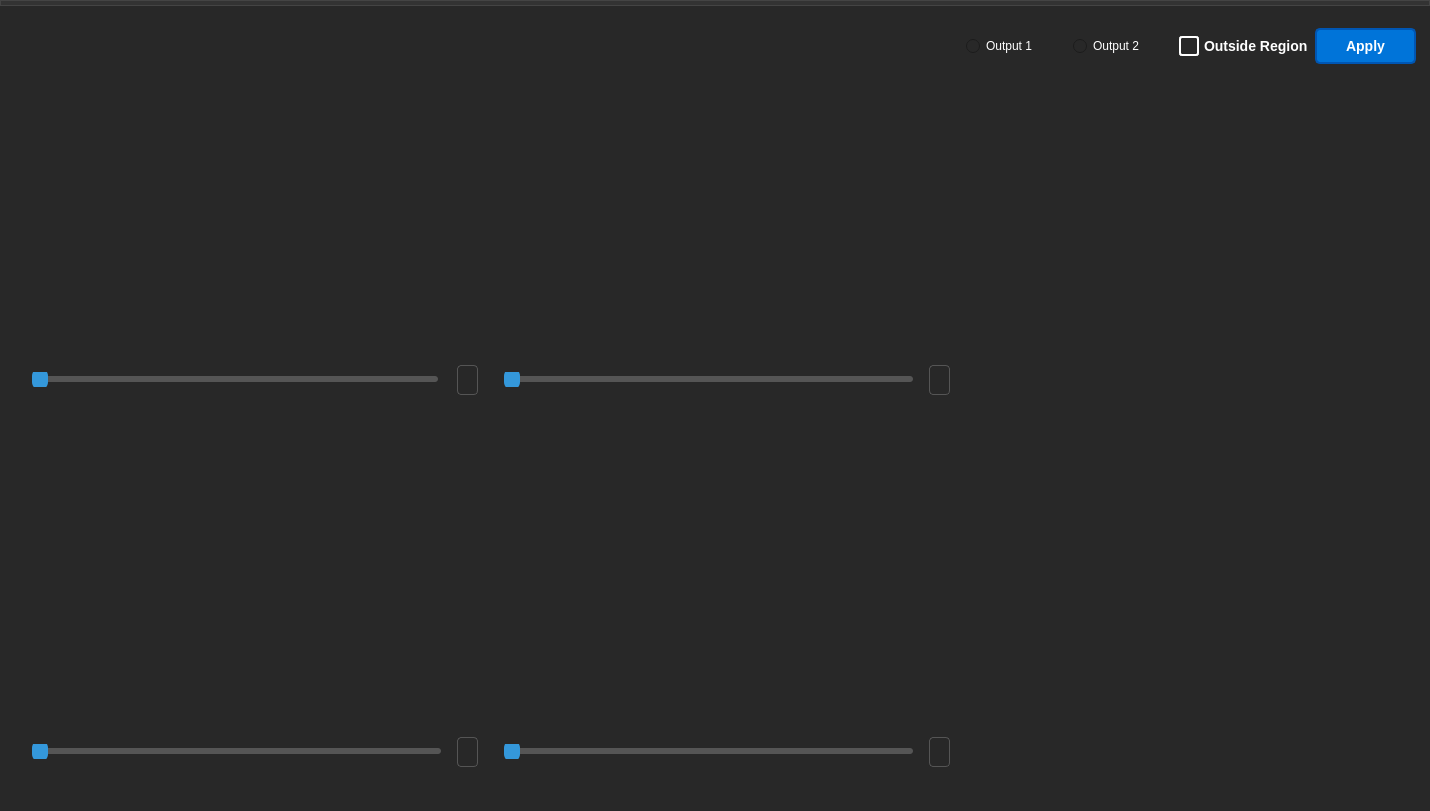
<?xml version="1.0" encoding="UTF-8"?>
<ui version="4.0">
 <class>MainWindow</class>
 <widget class="QMainWindow" name="MainWindow">
  <property name="geometry">
   <rect>
    <x>0</x>
    <y>0</y>
    <width>1430</width>
    <height>811</height>
   </rect>
  </property>
  <property name="windowTitle">
   <string>MainWindow</string>
  </property>
  <property name="styleSheet">
   <string notr="true">/* Application Background */
QWidget {
    background-color: #282828; /* Dark Gray */
    color: #FFFFFF; /* White text */
}

/* Main Window */
QMainWindow {
    background-color: #282828; /* Dark Gray */
    color: #FFFFFF; /* White text */
}



/* Menu Items */
QMenu {
    background-color: #1F1F1F; /* Slightly Darker Gray */
    color: #FFFFFF; /* White text */
}

/* Menu Item Hover */
QMenu::item:selected {
    background-color: #444444; /* Dark Gray on hover */
}

/* Toolbars */
QToolBar {
    background-color: #1F1F1F; /* Slightly Darker Gray */
    color: #FFFFFF; /* White text */
}

/* Push Buttons */
QPushButton {
    background-color: #0074D9; /* Dark Blue */
    color: #FFFFFF; /* White text */
    border: 2px solid #0056B3; /* Darker Blue border */
    border-radius: 5px; /* Rounded corners */
    padding: 8px 16px; /* Padding around text */
    font-size: 14px; /* Font size */
    font-weight: bold; /* Bold text */
}

/* Push Button Hover */
QPushButton:hover {
    background-color: #0056B3; /* Darker Blue on hover */
}

/* Push Button Pressed */
QPushButton:pressed {
    background-color: #003E7D; /* Even darker blue when pressed */
}

/* Push Button Disabled */
QPushButton:disabled {
    background-color: #DDDDDD; /* Light gray for disabled */
    color: #999999; /* Dimmed text */
    border: 2px solid #CCCCCC; /* Slightly darker border for disabled */
}

/* LineEdits, TextEdits */
QLineEdit, QTextEdit {
    background-color: #1F1F1F; /* Slightly Darker Gray */
    color: #FFFFFF; /* White text */
    border: 2px solid #444444; /* Dark Gray border */
    border-radius: 5px; /* Rounded corners */
    padding: 5px; /* Padding around text */
    font-size: 20px;
}

/* LineEdit and TextEdit Focus */
QLineEdit:focus, QTextEdit:focus {
    border-color: #77A1D3; /* Light Blue border when focused */
}

/* ScrollBars */
QScrollBar:vertical {
    background-color: #1F1F1F; /* Slightly Darker Gray */
    width: 10px; /* Scroll bar width */
    border-radius: 5px; /* Rounded corners */
}

QScrollBar::handle:vertical {
    background-color: #444444; /* Dark Gray scroll bar handle */
}

QScrollBar::add-line:vertical, QScrollBar::sub-line:vertical {
    border: none;
    background: none;
}

/* Labels */
/* QLabel with Background Color */
QLabel#coloredLabel {
    background-color: #FF5733; /* Orange background */
    color: #FFFFFF; /* White text */
    padding: 5px; /* Padding around text */
    border-radius: 4px; /* Rounded corners */
}

/* QLabel with Border */
QLabel#borderedLabel {
    border: 2px solid #3498DB; /* Border with a blue color */
    padding: 5px; /* Padding around text */
    border-radius: 4px; /* Rounded corners */
}

/* QLabel with Custom Font */
QLabel#customFontLabel {
    font-family: &quot;Arial&quot;; /* Custom font family */
    font-size: 18px; /* Custom font size */
    font-weight: bold; /* Bold text */
}

/* QLabel with Text Shadow */
QLabel#shadowLabel {
    text-shadow: 2px 2px 4px #333333; /* Text shadow with offset and color */
}

/* QLabel with Underline */
QLabel#underlinedLabel {
    text-decoration: underline; /* Underline text */
}

/* QLabel with Strike Through */
QLabel#strikeThroughLabel {
    text-decoration: line-through; /* Strike through text */
}

/* QLabel with Text Alignment */
QLabel#centeredLabel {
    text-align: center; /* Center-align text */
}

/* QLabel with Text Color Gradient */
QLabel#gradientLabel {
    background: linear-gradient(to right, #3498DB, #FF5733); /* Text color gradient */
    -webkit-background-clip: text; /* Apply gradient to text */
    color: transparent; /* Hide text color */
}











/* Better QLabel Visualization */
QLabel {
    font-size: 16px; /* Adjust font size for better readability */
    padding: 5px; /* Add padding for better spacing */
    background-color: #282828; /* Dark Gray background */
    color: #FFFFFF; /* White text for contrast */
    border: 1px solid #555555; /* Subtle border */
    border-radius: 4px; /* Rounded corners */
}

/* QLabel with Hover Effect */
QLabel:hover {
    background-color: #333333; /* Slightly darker gray on hover */
}

/* QLabel with Custom Background Color */
QLabel#customColorLabel {
    background-color: #3498DB; /* Blue background for specific label */
    color: #FFFFFF; /* White text for contrast */
}

/* QLabel with Text Shadow */
QLabel#shadowLabel {
    text-shadow: 1px 1px 2px #000000; /* Light text shadow */
}

/* QLabel with Bold Text */
QLabel#boldTextLabel {
    font-weight: bold; /* Bold text */
}

/* QLabel with Italics */
QLabel#italicLabel {
    font-style: italic; /* Italics */
}

/* QLabel with Underline */
QLabel#underlinedLabel {
    text-decoration: underline; /* Underline text */
}

/* QLabel with Strike Through */
QLabel#strikeThroughLabel {
    text-decoration: line-through; /* Strike through text */
}










/* Slider Stylesheet */
QSlider {
    background: transparent; /* Transparent background */
    border: none; /* No border */
}

/* Slider Groove (Track) */
QSlider::groove:horizontal {
    background: #555555; /* Gray track background */
    height: 6px; /* Height of the track */
    border-radius: 3px; /* Rounded corners */
}

/* Slider Handle */
QSlider::handle:horizontal {
    background: #3498DB; /* Blue handle background */
    width: 16px; /* Width of the handle */
    margin: -8px 0; /* Center the handle vertically */
    border-radius: 8px; /* Round handle corners */
}

/* Slider Handle Hovered State */
QSlider::handle:horizontal:hover {
    background: #2581C0; /* Darker blue on hover */
}

/* Slider Handle Pressed State */
QSlider::handle:horizontal:pressed {
    background: #1B6CAB; /* Even darker blue when pressed */
}















/* Checkbox Stylesheet for Dark Background (Enhanced) */
QCheckBox {
    background: transparent; /* Transparent background */
    spacing: 5px; /* Spacing between the checkbox and text */
    font-size: 14px; /* Font size */
    font-weight: bold; /* Bold text */
    color: #FFFFFF; /* White text for contrast */
}

/* Checkbox Indicator (Unchecked) */
QCheckBox::indicator {
    width: 16px; /* Width of the indicator */
    height: 16px; /* Height of the indicator */
    border: 2px solid #FFFFFF; /* White border for contrast */
    border-radius: 3px; /* Rounded indicator */
}

/* Checkbox Indicator (Checked) */
QCheckBox::indicator:checked {
    background: #3498DB; /* Blue background when checked */
    border: 2px solid #FFFFFF; /* White border when checked */
}

/* Checkbox Indicator (Hovered) */
QCheckBox::indicator:hover {
    border: 2px solid #FFFFFF; /* White border on hover for contrast */
}

/* Checkbox Text (Unchecked) */
QCheckBox::indicator:unchecked {
    background: transparent; /* Transparent background for unchecked */
    border-radius: 3px; /* Rounded indicator */
}

/* Checkbox Text (Checked) */
QCheckBox::indicator:checked:hover {
    border: 2px solid #FFFFFF; /* White border on hover when checked */
}

/* Checkbox Text (Hovered) */
QCheckBox::indicator:unchecked:hover {
    border: 2px solid #FFFFFF; /* White border on hover for unchecked */
}

/* Checkbox Text (Disabled) */
QCheckBox:disabled {
    color: #888888; /* Dimmed text for disabled */
}

/* Checkbox Indicator (Disabled) */
QCheckBox::indicator:unchecked:disabled {
    background: transparent; /* Transparent background for unchecked when disabled */
    border: 2px solid #777777; /* Slightly darker gray border for unchecked when disabled */
}

QCheckBox::indicator:checked:disabled {
    background: #999999; /* Light gray background when checked and disabled */
}













/* QGraphicsView Stylesheet */
QGraphicsView {
    background-color: #333333; /* Dark background color */
    border: 1px solid #555555; /* Border for the QGraphicsView */
    border-radius: 4px; /* Rounded corners */
}

/* Scroll Bars */
QScrollBar:horizontal, QScrollBar:vertical {
    background-color: #555555; /* Scroll bar background color */
    border-radius: 4px; /* Rounded corners for the scroll bars */
}

QScrollBar::handle:horizontal, QScrollBar::handle:vertical {
    background-color: #888888; /* Scroll bar handle color */
    border-radius: 4px; /* Rounded handle */
}

QScrollBar::handle:horizontal:hover, QScrollBar::handle:vertical:hover {
    background-color: #AAAAAA; /* Hover effect on the handle */
}

QScrollBar::sub-line, QScrollBar::add-line {
    background: none; /* No background for arrow buttons */
}

QScrollBar::add-line:vertical {
    height: 0px; /* Hide vertical scroll bar's bottom arrow button */
}

QScrollBar::sub-line:vertical {
    height: 0px; /* Hide vertical scroll bar's top arrow button */
}

QScrollBar::add-line:horizontal {
    width: 0px; /* Hide horizontal scroll bar's right arrow button */
}

QScrollBar::sub-line:horizontal {
    width: 0px; /* Hide horizontal scroll bar's left arrow button */
}













/* QTextEdit Stylesheet (Improved) */
QTextEdit {
    background-color: #282828; /* Dark background */
    border: 1px solid #444444; /* Dark gray border */
    border-radius: 4px; /* Rounded corners */
    font-size: 4px; /* Font size */
    color: #FFFFFF; /* White text color */
    padding: 5px; /* Padding around the text */
}

/* QTextEdit Focus State */
QTextEdit:focus {
    border-color: #3498DB; /* Blue border when focused */
}

/* QTextEdit Scroll Bars */
QTextEdit QScrollBar:vertical {
    background-color: #282828; /* Dark background for vertical scrollbar */
    width: 12px; /* Scroll bar width */
    margin: 0px; /* No margin for scrollbar */
}

QTextEdit QScrollBar::handle:vertical {
    background-color: #555555; /* Gray scrollbar handle */
    border-radius: 6px; /* Rounded scrollbar handle */
}

QTextEdit QScrollBar::add-line:vertical,
QTextEdit QScrollBar::sub-line:vertical {
    background: none; /* No background for arrow buttons */
}

QTextEdit QScrollBar::add-page:vertical,
QTextEdit QScrollBar::sub-page:vertical {
    background: none; /* No background for page buttons */
}


/* Custom Styles for Signal Viewer Components */
/* Add your custom styles for specific components here */












/* QMenuBar Stylesheet for Dark Theme */
QMenuBar {
    background-color: #333333; /* Dark background color */
    color: #FFFFFF; /* Text color */
    padding: 2px; /* Add some padding to the menu bar */
    border: 1px solid #444444; /* Dark gray border */
}

/* QMenuBar Item Styles */
QMenuBar::item {
    background-color: transparent; /* Transparent background for items */
    padding: 6px 12px; /* Padding for items */
    border-radius: 4px; /* Rounded corners for items */
}

/* QMenuBar Item Hover State */
QMenuBar::item:hover {
    background-color: #555555; /* Slightly darker background on hover */
}

/* QMenuBar Item Pressed State */
QMenuBar::item:pressed {
    background-color: #1B6CAB; /* Darker blue background when pressed */
    color: #FFFFFF; /* White text color when pressed */
}

/* QMenuBar Submenu Arrow */
QMenuBar::item:open:menu {
    subcontrol-origin: padding;
    subcontrol-position: right;
    padding-right: 8px; /* Spacing for submenu arrow */
    border-top-right-radius: 4px; /* Rounded corner for the right side */
    border-bottom-right-radius: 4px; /* Rounded corner for the right side */
}

/* QMenuBar Submenu Styles */
QMenu {
    background-color: #333333; /* Dark background for submenu */
    border: 1px solid #444444; /* Dark gray border for submenu */
}

/* QMenuBar Submenu Item Styles */
QMenu::item {
    background-color: transparent; /* Transparent background for submenu items */
    padding: 6px 18px; /* Padding for submenu items */
}

/* QMenuBar Submenu Item Hover State */
QMenu::item:hover {
    background-color: #555555; /* Slightly darker background on hover for submenu items */
}




/* QMenuBar Stylesheet with Enhanced Text */
QMenuBar {
    background-color: #333333; /* Dark background color */
    color: #FFFFFF; /* Text color */
    padding: 2px; /* Add some padding to the menu bar */
    border: 1px solid #444444; /* Dark gray border */
    font-size: 16px; /* Font size for menu bar items */
    font-weight: bold; /* Bold text for menu bar items */
}

/* QMenuBar Item Styles */
QMenuBar::item {
    background-color: transparent; /* Transparent background for items */
    padding: 6px 12px; /* Padding for items */
    border-radius: 4px; /* Rounded corners for items */
}

/* QMenuBar Item Hover State */
QMenuBar::item:hover {
    background-color: #555555; /* Slightly darker background on hover */
}

/* QMenuBar Item Pressed State */
QMenuBar::item:pressed {
    background-color: #1B6CAB; /* Darker blue background when pressed */
    color: #FFFFFF; /* White text color when pressed */
}

/* QMenuBar Submenu Arrow */
QMenuBar::item:open:menu {
    subcontrol-origin: padding;
    subcontrol-position: right;
    padding-right: 8px; /* Spacing for submenu arrow */
    border-top-right-radius: 4px; /* Rounded corner for the right side */
    border-bottom-right-radius: 4px; /* Rounded corner for the right side */
}

/* QMenuBar Submenu Styles */
QMenu {
    background-color: #333333; /* Dark background for submenu */
    border: 1px solid #444444; /* Dark gray border for submenu */
}

/* QMenuBar Submenu Item Styles */
QMenu::item {
    background-color: transparent; /* Transparent background for submenu items */
    padding: 6px 18px; /* Padding for submenu items */
}

/* QMenuBar Submenu Item Hover State */
QMenu::item:hover {
    background-color: #555555; /* Slightly darker background on hover for submenu items */
}



/* ComboBox Stylesheet */
QComboBox {
    background-color: #1F1F1F; /* Slightly Darker Gray */
    color: #FFFFFF; /* White text */
    border: 2px solid #444444; /* Dark Gray border */
    border-radius: 5px; /* Rounded corners */
    padding: 5px; /* Padding around text */
    min-width: 6em; /* Minimum width of the combo box */
}

/* ComboBox Arrow */
QComboBox::drop-down {
    subcontrol-origin: padding;
    subcontrol-position: center right;
    width: 15px; /* Adjust the width of the arrow */
    border-left-width: 0px; /* No border on the left side of the arrow */
    border-top-right-radius: 5px; /* Rounded top-right corner for arrow background */
    border-bottom-right-radius: 5px; /* Rounded bottom-right corner for arrow background */
    background-color: #444444; /* Dark Gray for the arrow background */
}

/* ComboBox Items */
QComboBox QAbstractItemView {
    background-color: #1F1F1F; /* Slightly Darker Gray */
    color: #FFFFFF; /* White text */
    selection-background-color: #444444; /* Dark Gray on item selection */
}

/* ComboBox Hovered State */
QComboBox QAbstractItemView::item:hover {
    background-color: #444444; /* Dark Gray on item hover */
}

/* ComboBox Focus State */
QComboBox:focus {
    border-color: #77A1D3; /* Light Blue border when focused */
}
</string>
  </property>
  <widget class="QWidget" name="centralwidget">
   <layout class="QGridLayout" name="gridLayout">
    <item row="0" column="0">
     <layout class="QVBoxLayout" name="verticalLayout_7">
      <item>
       <spacer name="verticalSpacer_4">
        <property name="orientation">
         <enum>Qt::Vertical</enum>
        </property>
        <property name="sizeType">
         <enum>QSizePolicy::Fixed</enum>
        </property>
        <property name="sizeHint" stdset="0">
         <size>
          <width>20</width>
          <height>13</height>
         </size>
        </property>
       </spacer>
      </item>
      <item>
       <layout class="QHBoxLayout" name="horizontalLayout_8">
        <item>
         <spacer name="horizontalSpacer_2">
          <property name="orientation">
           <enum>Qt::Horizontal</enum>
          </property>
          <property name="sizeType">
           <enum>QSizePolicy::Fixed</enum>
          </property>
          <property name="sizeHint" stdset="0">
           <size>
            <width>13</width>
            <height>20</height>
           </size>
          </property>
         </spacer>
        </item>
        <item>
         <layout class="QVBoxLayout" name="verticalLayout_5">
          <item>
           <layout class="QHBoxLayout" name="horizontalLayout_6">
            <item>
             <layout class="QVBoxLayout" name="verticalLayout">
              <item>
               <widget class="ImageOutport" name="Image1" native="true">
                <property name="sizePolicy">
                 <sizepolicy hsizetype="Expanding" vsizetype="Expanding">
                  <horstretch>0</horstretch>
                  <verstretch>0</verstretch>
                 </sizepolicy>
                </property>
                <property name="styleSheet">
                 <string notr="true"/>
                </property>
               </widget>
              </item>
              <item>
               <layout class="QHBoxLayout" name="horizontalLayout">
                <item>
                 <spacer name="horizontalSpacer_7">
                  <property name="orientation">
                   <enum>Qt::Horizontal</enum>
                  </property>
                  <property name="sizeType">
                   <enum>QSizePolicy::Fixed</enum>
                  </property>
                  <property name="sizeHint" stdset="0">
                   <size>
                    <width>10</width>
                    <height>20</height>
                   </size>
                  </property>
                 </spacer>
                </item>
                <item>
                 <widget class="QSlider" name="SliderImage1">
                  <property name="sizePolicy">
                   <sizepolicy hsizetype="Expanding" vsizetype="Fixed">
                    <horstretch>0</horstretch>
                    <verstretch>0</verstretch>
                   </sizepolicy>
                  </property>
                  <property name="maximum">
                   <number>10</number>
                  </property>
                  <property name="orientation">
                   <enum>Qt::Horizontal</enum>
                  </property>
                 </widget>
                </item>
                <item>
                 <spacer name="horizontalSpacer_3">
                  <property name="orientation">
                   <enum>Qt::Horizontal</enum>
                  </property>
                  <property name="sizeType">
                   <enum>QSizePolicy::Fixed</enum>
                  </property>
                  <property name="sizeHint" stdset="0">
                   <size>
                    <width>13</width>
                    <height>20</height>
                   </size>
                  </property>
                 </spacer>
                </item>
                <item>
                 <widget class="QLabel" name="LabelImage1">
                  <property name="sizePolicy">
                   <sizepolicy hsizetype="Fixed" vsizetype="Fixed">
                    <horstretch>0</horstretch>
                    <verstretch>0</verstretch>
                   </sizepolicy>
                  </property>
                  <property name="text">
                   <string/>
                  </property>
                 </widget>
                </item>
                <item>
                 <spacer name="horizontalSpacer_8">
                  <property name="orientation">
                   <enum>Qt::Horizontal</enum>
                  </property>
                  <property name="sizeType">
                   <enum>QSizePolicy::Fixed</enum>
                  </property>
                  <property name="sizeHint" stdset="0">
                   <size>
                    <width>10</width>
                    <height>20</height>
                   </size>
                  </property>
                 </spacer>
                </item>
               </layout>
              </item>
             </layout>
            </item>
            <item>
             <layout class="QVBoxLayout" name="verticalLayout_2">
              <item>
               <widget class="ImageOutport" name="Image2" native="true">
                <property name="sizePolicy">
                 <sizepolicy hsizetype="Expanding" vsizetype="Expanding">
                  <horstretch>0</horstretch>
                  <verstretch>0</verstretch>
                 </sizepolicy>
                </property>
                <property name="styleSheet">
                 <string notr="true"/>
                </property>
               </widget>
              </item>
              <item>
               <layout class="QHBoxLayout" name="horizontalLayout_2">
                <item>
                 <spacer name="horizontalSpacer_9">
                  <property name="orientation">
                   <enum>Qt::Horizontal</enum>
                  </property>
                  <property name="sizeType">
                   <enum>QSizePolicy::Fixed</enum>
                  </property>
                  <property name="sizeHint" stdset="0">
                   <size>
                    <width>10</width>
                    <height>20</height>
                   </size>
                  </property>
                 </spacer>
                </item>
                <item>
                 <widget class="QSlider" name="SliderImage2">
                  <property name="sizePolicy">
                   <sizepolicy hsizetype="Expanding" vsizetype="Fixed">
                    <horstretch>0</horstretch>
                    <verstretch>0</verstretch>
                   </sizepolicy>
                  </property>
                  <property name="maximum">
                   <number>10</number>
                  </property>
                  <property name="orientation">
                   <enum>Qt::Horizontal</enum>
                  </property>
                 </widget>
                </item>
                <item>
                 <spacer name="horizontalSpacer_4">
                  <property name="orientation">
                   <enum>Qt::Horizontal</enum>
                  </property>
                  <property name="sizeType">
                   <enum>QSizePolicy::Fixed</enum>
                  </property>
                  <property name="sizeHint" stdset="0">
                   <size>
                    <width>10</width>
                    <height>20</height>
                   </size>
                  </property>
                 </spacer>
                </item>
                <item>
                 <widget class="QLabel" name="LabelImage2">
                  <property name="sizePolicy">
                   <sizepolicy hsizetype="Fixed" vsizetype="Fixed">
                    <horstretch>0</horstretch>
                    <verstretch>0</verstretch>
                   </sizepolicy>
                  </property>
                  <property name="text">
                   <string/>
                  </property>
                 </widget>
                </item>
                <item>
                 <spacer name="horizontalSpacer_10">
                  <property name="orientation">
                   <enum>Qt::Horizontal</enum>
                  </property>
                  <property name="sizeType">
                   <enum>QSizePolicy::Fixed</enum>
                  </property>
                  <property name="sizeHint" stdset="0">
                   <size>
                    <width>10</width>
                    <height>20</height>
                   </size>
                  </property>
                 </spacer>
                </item>
               </layout>
              </item>
             </layout>
            </item>
           </layout>
          </item>
          <item>
           <layout class="QHBoxLayout" name="horizontalLayout_5">
            <item>
             <layout class="QVBoxLayout" name="verticalLayout_4">
              <item>
               <widget class="ImageOutport" name="Image3" native="true">
                <property name="sizePolicy">
                 <sizepolicy hsizetype="Expanding" vsizetype="Expanding">
                  <horstretch>0</horstretch>
                  <verstretch>0</verstretch>
                 </sizepolicy>
                </property>
                <property name="styleSheet">
                 <string notr="true"/>
                </property>
               </widget>
              </item>
              <item>
               <layout class="QHBoxLayout" name="horizontalLayout_4">
                <item>
                 <spacer name="horizontalSpacer_11">
                  <property name="orientation">
                   <enum>Qt::Horizontal</enum>
                  </property>
                  <property name="sizeType">
                   <enum>QSizePolicy::Fixed</enum>
                  </property>
                  <property name="sizeHint" stdset="0">
                   <size>
                    <width>10</width>
                    <height>20</height>
                   </size>
                  </property>
                 </spacer>
                </item>
                <item>
                 <widget class="QSlider" name="SliderImage3">
                  <property name="sizePolicy">
                   <sizepolicy hsizetype="Expanding" vsizetype="Fixed">
                    <horstretch>0</horstretch>
                    <verstretch>0</verstretch>
                   </sizepolicy>
                  </property>
                  <property name="maximum">
                   <number>10</number>
                  </property>
                  <property name="orientation">
                   <enum>Qt::Horizontal</enum>
                  </property>
                 </widget>
                </item>
                <item>
                 <spacer name="horizontalSpacer_6">
                  <property name="orientation">
                   <enum>Qt::Horizontal</enum>
                  </property>
                  <property name="sizeType">
                   <enum>QSizePolicy::Fixed</enum>
                  </property>
                  <property name="sizeHint" stdset="0">
                   <size>
                    <width>10</width>
                    <height>20</height>
                   </size>
                  </property>
                 </spacer>
                </item>
                <item>
                 <widget class="QLabel" name="LabelImage3">
                  <property name="sizePolicy">
                   <sizepolicy hsizetype="Fixed" vsizetype="Fixed">
                    <horstretch>0</horstretch>
                    <verstretch>0</verstretch>
                   </sizepolicy>
                  </property>
                  <property name="text">
                   <string/>
                  </property>
                 </widget>
                </item>
                <item>
                 <spacer name="horizontalSpacer_12">
                  <property name="orientation">
                   <enum>Qt::Horizontal</enum>
                  </property>
                  <property name="sizeType">
                   <enum>QSizePolicy::Fixed</enum>
                  </property>
                  <property name="sizeHint" stdset="0">
                   <size>
                    <width>10</width>
                    <height>20</height>
                   </size>
                  </property>
                 </spacer>
                </item>
               </layout>
              </item>
             </layout>
            </item>
            <item>
             <layout class="QVBoxLayout" name="verticalLayout_3">
              <item>
               <widget class="ImageOutport" name="Image4" native="true">
                <property name="sizePolicy">
                 <sizepolicy hsizetype="Expanding" vsizetype="Expanding">
                  <horstretch>0</horstretch>
                  <verstretch>0</verstretch>
                 </sizepolicy>
                </property>
                <property name="styleSheet">
                 <string notr="true"/>
                </property>
               </widget>
              </item>
              <item>
               <layout class="QHBoxLayout" name="horizontalLayout_3">
                <item>
                 <spacer name="horizontalSpacer_13">
                  <property name="orientation">
                   <enum>Qt::Horizontal</enum>
                  </property>
                  <property name="sizeType">
                   <enum>QSizePolicy::Fixed</enum>
                  </property>
                  <property name="sizeHint" stdset="0">
                   <size>
                    <width>10</width>
                    <height>20</height>
                   </size>
                  </property>
                 </spacer>
                </item>
                <item>
                 <widget class="QSlider" name="SliderImage4">
                  <property name="sizePolicy">
                   <sizepolicy hsizetype="Expanding" vsizetype="Fixed">
                    <horstretch>0</horstretch>
                    <verstretch>0</verstretch>
                   </sizepolicy>
                  </property>
                  <property name="maximum">
                   <number>10</number>
                  </property>
                  <property name="orientation">
                   <enum>Qt::Horizontal</enum>
                  </property>
                 </widget>
                </item>
                <item>
                 <spacer name="horizontalSpacer_5">
                  <property name="orientation">
                   <enum>Qt::Horizontal</enum>
                  </property>
                  <property name="sizeType">
                   <enum>QSizePolicy::Fixed</enum>
                  </property>
                  <property name="sizeHint" stdset="0">
                   <size>
                    <width>10</width>
                    <height>20</height>
                   </size>
                  </property>
                 </spacer>
                </item>
                <item>
                 <widget class="QLabel" name="LabelImage4">
                  <property name="sizePolicy">
                   <sizepolicy hsizetype="Fixed" vsizetype="Fixed">
                    <horstretch>0</horstretch>
                    <verstretch>0</verstretch>
                   </sizepolicy>
                  </property>
                  <property name="text">
                   <string/>
                  </property>
                 </widget>
                </item>
                <item>
                 <spacer name="horizontalSpacer_14">
                  <property name="orientation">
                   <enum>Qt::Horizontal</enum>
                  </property>
                  <property name="sizeType">
                   <enum>QSizePolicy::Fixed</enum>
                  </property>
                  <property name="sizeHint" stdset="0">
                   <size>
                    <width>10</width>
                    <height>20</height>
                   </size>
                  </property>
                 </spacer>
                </item>
               </layout>
              </item>
             </layout>
            </item>
           </layout>
          </item>
         </layout>
        </item>
        <item>
         <layout class="QVBoxLayout" name="verticalLayout_6">
          <item>
           <layout class="QHBoxLayout" name="horizontalLayout_7">
            <item>
             <widget class="QRadioButton" name="Output1Check">
              <property name="text">
               <string>Output 1</string>
              </property>
             </widget>
            </item>
            <item>
             <widget class="QRadioButton" name="Output2Check">
              <property name="text">
               <string>Output 2</string>
              </property>
             </widget>
            </item>
            <item>
             <widget class="QCheckBox" name="ROICheckbox">
              <property name="text">
               <string>Outside Region</string>
              </property>
             </widget>
            </item>
            <item>
             <widget class="QPushButton" name="ApplyButton">
              <property name="text">
               <string>Apply</string>
              </property>
             </widget>
            </item>
           </layout>
          </item>
          <item>
           <spacer name="verticalSpacer">
            <property name="orientation">
             <enum>Qt::Vertical</enum>
            </property>
            <property name="sizeType">
             <enum>QSizePolicy::Fixed</enum>
            </property>
            <property name="sizeHint" stdset="0">
             <size>
              <width>20</width>
              <height>13</height>
             </size>
            </property>
           </spacer>
          </item>
          <item>
           <widget class="ImageOutport" name="Output1" native="true">
            <property name="sizePolicy">
             <sizepolicy hsizetype="Expanding" vsizetype="Expanding">
              <horstretch>0</horstretch>
              <verstretch>0</verstretch>
             </sizepolicy>
            </property>
            <property name="maximumSize">
             <size>
              <width>450</width>
              <height>16777215</height>
             </size>
            </property>
           </widget>
          </item>
          <item>
           <spacer name="verticalSpacer_2">
            <property name="orientation">
             <enum>Qt::Vertical</enum>
            </property>
            <property name="sizeType">
             <enum>QSizePolicy::Fixed</enum>
            </property>
            <property name="sizeHint" stdset="0">
             <size>
              <width>20</width>
              <height>18</height>
             </size>
            </property>
           </spacer>
          </item>
          <item>
           <widget class="ImageOutport" name="Output2" native="true">
            <property name="sizePolicy">
             <sizepolicy hsizetype="Expanding" vsizetype="Expanding">
              <horstretch>0</horstretch>
              <verstretch>0</verstretch>
             </sizepolicy>
            </property>
            <property name="maximumSize">
             <size>
              <width>450</width>
              <height>16777215</height>
             </size>
            </property>
           </widget>
          </item>
          <item>
           <spacer name="verticalSpacer_3">
            <property name="orientation">
             <enum>Qt::Vertical</enum>
            </property>
            <property name="sizeType">
             <enum>QSizePolicy::Fixed</enum>
            </property>
            <property name="sizeHint" stdset="0">
             <size>
              <width>20</width>
              <height>38</height>
             </size>
            </property>
           </spacer>
          </item>
         </layout>
        </item>
        <item>
         <spacer name="horizontalSpacer">
          <property name="orientation">
           <enum>Qt::Horizontal</enum>
          </property>
          <property name="sizeType">
           <enum>QSizePolicy::Fixed</enum>
          </property>
          <property name="sizeHint" stdset="0">
           <size>
            <width>5</width>
            <height>20</height>
           </size>
          </property>
         </spacer>
        </item>
       </layout>
      </item>
      <item>
       <spacer name="verticalSpacer_5">
        <property name="orientation">
         <enum>Qt::Vertical</enum>
        </property>
        <property name="sizeType">
         <enum>QSizePolicy::Fixed</enum>
        </property>
        <property name="sizeHint" stdset="0">
         <size>
          <width>20</width>
          <height>13</height>
         </size>
        </property>
       </spacer>
      </item>
     </layout>
    </item>
   </layout>
  </widget>
  <widget class="QMenuBar" name="menubar">
   <property name="geometry">
    <rect>
     <x>0</x>
     <y>0</y>
     <width>1430</width>
     <height>40</height>
    </rect>
   </property>
  </widget>
  <widget class="QStatusBar" name="statusbar"/>
 </widget>
 <customwidgets>
  <customwidget>
   <class>ImageOutport</class>
   <extends>QWidget</extends>
   <header location="global">ImageOutport.h</header>
   <container>1</container>
  </customwidget>
 </customwidgets>
 <resources/>
 <connections/>
</ui>
